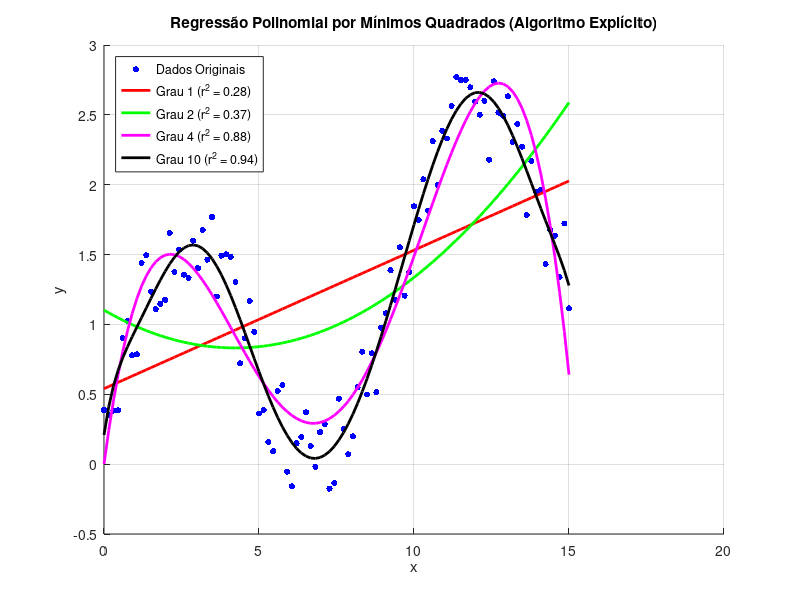

MATLAB code for this plot:
% =========================================================================
% ATIVIDADE 1: Regressão Polinomial (Algoritmo de Mínimos Quadrados)
% =========================================================================
clear; clc; close all;

% 1. Dados Iniciais
x = linspace(0, 15, 100)'; % Variável independente
e = 0.7 * rand(100, 1);
y = sin(x/1.5) + 0.1*x + e; % Variável dependente
n = length(x);             % Quantidade de pontos da amostra

graus = [1, 2, 4, 10];
cores = ['r', 'g', 'm', 'k'];

figure('Name', 'Ajuste Polinomial (Somatórios)', 'Position', [100, 100, 800, 600]);
scatter(x, y, 20, 'b', 'filled');
hold on; grid on;
legend_labels = {'Dados Originais'};

fprintf('--- Resultados da Atividade 1 (Algoritmo de Somatórios) ---\n');

% 2. Loop principal para testar os diferentes graus de polinômio
for grau_idx = 1:length(graus)
    g = graus(grau_idx); % Grau do polinômio atual
    m = g + 1;           % Número de coeficientes a determinar

    % Formação do sistema de equações
    A = zeros(m, m);     % Matriz A de zeros
    b = zeros(m, 1);     % Vetor b de zeros

    % Implementação fiel do passo a passo dos somatórios
    for i = 1:m
        k1 = i - 1;

        % Montagem da matriz A
        for j = 1:m
            % A lógica matemática da regressão exige a soma de x elevado a (i+j-2)
            potencia = (i - 1) + (j - 1);

            if i == 1 && j == 1
                A(i, j) = n; % a_11 recebe n
            else
                s = 0; % auxiliar somatório
                for k = 1:n
                    s = s + x(k)^potencia;
                end
                A(i, j) = s;
                A(j, i) = s; % Garante a simetria da matriz (a_ji <- a_ij)
            end
        end

        % Montagem do vetor b
        s = 0;
        if i == 1
            for k = 1:n
                s = s + y(k);
            end
        else
            for k = 1:n
                s = s + y(k) * (x(k)^k1);
            end
        end
        b(i) = s;
    end

    % Solução do sistema linear (Encontrando os coeficientes a0, a1, ... am)
    coeficientes = A \ b;

    % Cálculo dos valores preditos para traçar o gráfico
    y_ajuste = zeros(n, 1);
    for k = 1:n
        y_calc = 0;
        for c = 1:m
            y_calc = y_calc + coeficientes(c) * x(k)^(c-1);
        end
        y_ajuste(k) = y_calc;
    end

    % Cálculo do Coeficiente de Determinação (r^2)
    y_medio = mean(y);
    St = sum((y - y_medio).^2);
    Sr = sum((y - y_ajuste).^2);
    r2 = (St - Sr) / St;

    fprintf('Grau %d | r^2 = %.4f\n', g, r2);

    % Traçar o gráfico
    plot(x, y_ajuste, 'Color', cores(grau_idx), 'LineWidth', 2);
    legend_labels{end+1} = sprintf('Grau %d (r^2 = %.2f)', g, r2);
end

title('Regressão Polinomial por Mínimos Quadrados (Algoritmo Explícito)');
xlabel('x');
ylabel('y');
legend(legend_labels, 'Location', 'northwest');
hold off;
